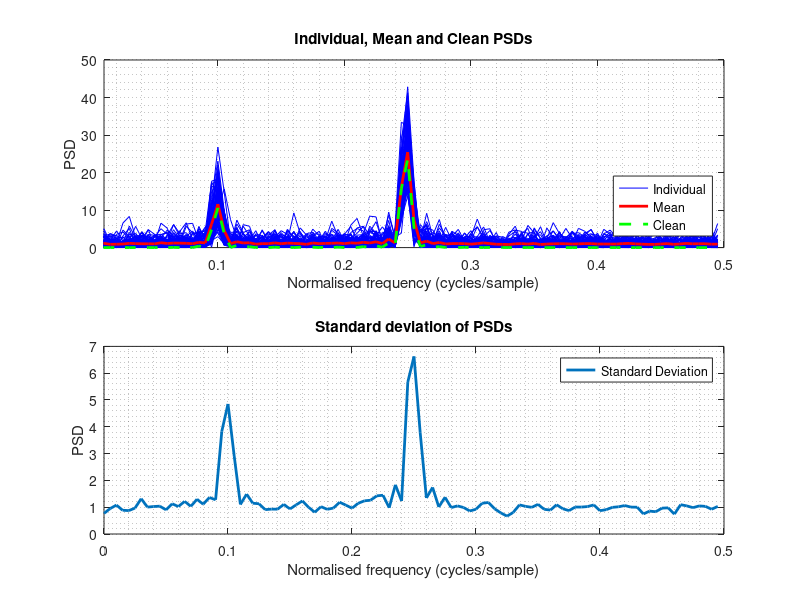

MATLAB code for this plot:
clear; close all; 
%% Initialisation

fs = 1;
n = 100;
t = (0: n - 1);
f = t ./ (2 * n) .*fs;
a_sin = [1 0.65];
f_sin = [0.25 0.9];
wave = a_sin(1) * sin(2 * pi * f_sin(1) * t) + a_sin(2) * sin(2 * pi * f_sin(2) * t);
n_prcs = 100;
r = cell(n_prcs, 1);
psd = cell(n_prcs, 1);

%% PSD 

for i = 1: n_prcs
    noisy_sin = wave + randn(size(wave));
    r{i} = xcorr(noisy_sin, 'biased');

    psd{i} = real(fftshift(fft(ifftshift(r{i}))));
    psd{i} = psd{i}(n:(2*n)-1);
end
r_clean = xcorr(wave,'biased');
psd_clean = real(fftshift(fft(ifftshift(r_clean))));
psd_clean = psd_clean(n:(2*n)-1);

psd_mean = mean(cell2mat(psd));
psd_std = std(cell2mat(psd));
%% Plot graphs
figure;
subplot(2, 1, 1);
for i = 1: n_prcs
    indiv = plot(f,psd{i},'b');
    hold on;
end

mean = plot(f, psd_mean, 'r', 'LineWidth', 2);
hold on;
clean = plot(f,psd_clean,'--g', 'LineWidth',2);
xlim([0.01,0.5])
grid minor

legend([indiv, mean, clean], {'Individual', 'Mean', 'Clean'}, 'Location', 'southeast');
title('Individual, Mean and Clean PSDs');
xlabel('Normalised frequency (cycles/sample)');
ylabel('PSD');

subplot(2, 1, 2);
varPlot = plot(f, psd_std,'LineWidth', 2);
grid minor
legend('Standard Deviation');
title('Standard deviation of PSDs');
xlabel('Normalised frequency (cycles/sample)');
ylabel('PSD');
